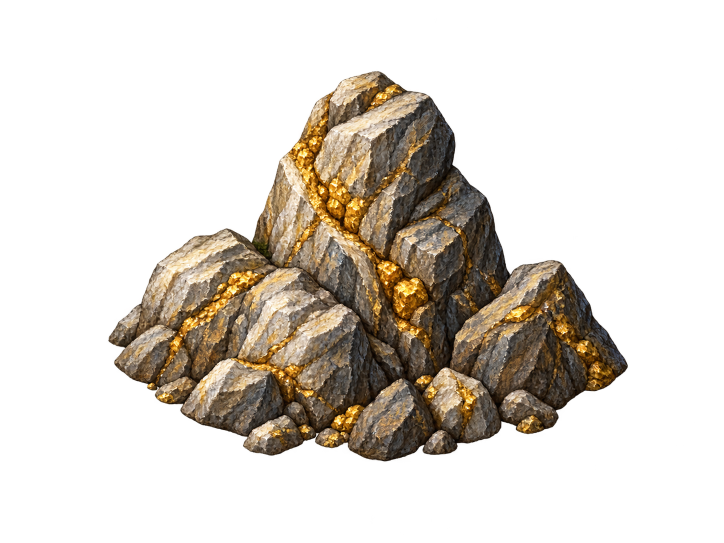
#> input picture mods/medieval/art-source/gold-deposit-isometric.png, 1448 x 1086 px (shown at 1/2 size); its folder holds 5 pictures in this run
$ python gold_deposit_art.py
#> lines starting #> are read from the running program, lines starting #| are printed output that depends on the picture
### mods/medieval/tools/wilderness_art.py
"""Small, articulated wildlife and wild undergrowth in the mod's native pixel style."""
from pathlib import Path
import math
import random
from PIL import Image, ImageDraw, PngImagePlugin

MOD = Path(__file__).resolve().parents[1]
FRAMES = 12
VEGETATION = 12

def save(name, frames):
    w,h=frames[0].size; cols=min(16,len(frames))
    sheet=Image.new('RGBA',(w*cols,h*math.ceil(len(frames)/cols)))
    for i,im in enumerate(frames): sheet.alpha_composite(im,((i%cols)*w,(i//cols)*h))
    meta=PngImagePlugin.PngInfo();meta.add_text('FrameSize',f'{w},{h}');meta.add_text('FrameAmount',str(len(frames)))
    sheet.save(MOD/'art'/f'{name}.png',pnginfo=meta)

# [124 lines left out: functions animal, vegetation, main, not called in this run]

# [1 lines that do not run on import are left out]

### mods/medieval/tools/gold_deposit_art.py
"""Pack image-generated gold outcrop masters into the existing native resource frames.

Only alpha cropping, uniform downscaling and frame registration are performed
here. Artistic changes belong in the masters, made with the image-generation tool.
"""
from PIL import Image
from wilderness_art import MOD, save


def pack(master, bounds, bottom):
#> called with master = 'gold-deposit-isometric.png', bounds = (72, 54), bottom = 70
    image = Image.open(MOD / 'art-source' / master).convert('RGBA')
#> image is the input picture: PIL image 1448x1086 RGBA; mean R, G, B, A 37.6, 30.9, 22.4, 74
    alpha = image.getchannel('A')
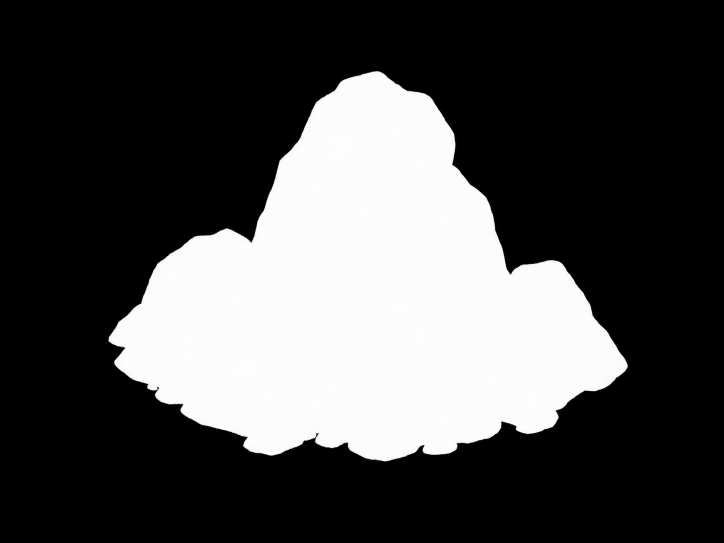
#> alpha: PIL image 1448x1086 L (shown at 1/2 size); min 0, max 255, mean 74
    if alpha.getextrema()[0] == 255:
        raise ValueError(f'{master}: a transparent master is required')
    box = alpha.point(lambda a: 255 if a > 12 else 0).getbbox()
#> box = (216, 142, 1256, 923)
    if box is None:
        raise ValueError(f'{master}: empty master')
    image = image.crop(box)
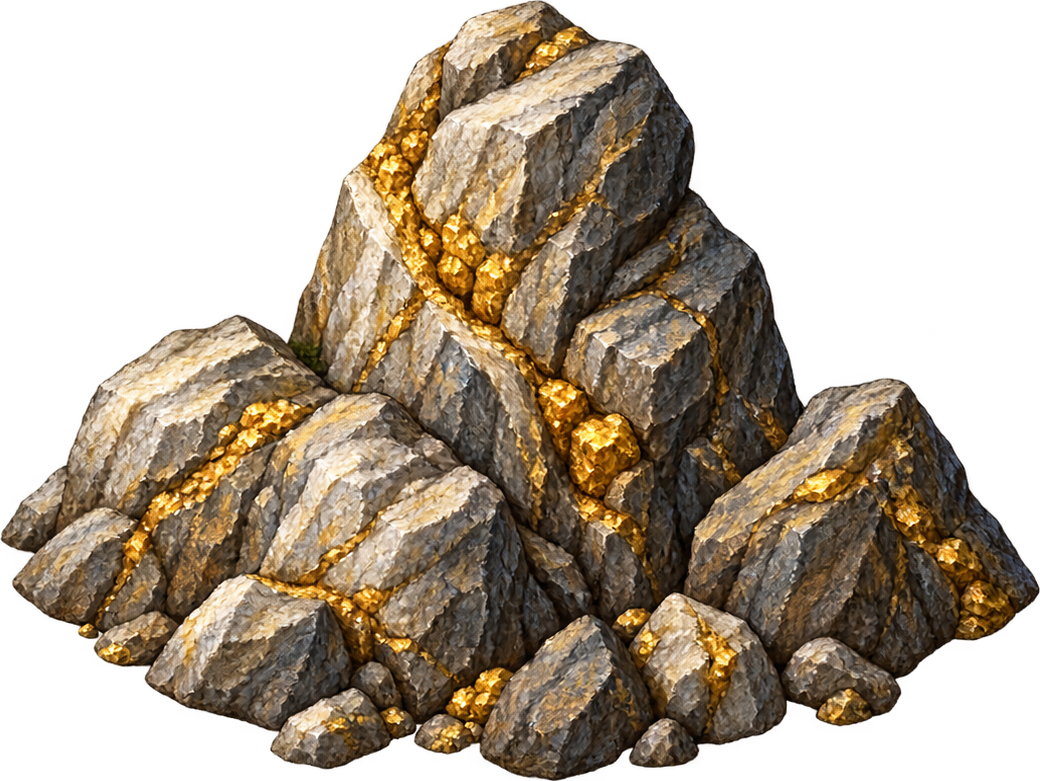
#> image: PIL image 1040x781 RGBA; mean R, G, B, A 72.7, 59.9, 43.4, 143.3; transparent parts drawn white
    image.thumbnail(bounds, Image.Resampling.LANCZOS)
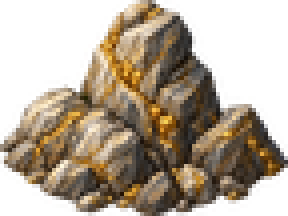
#> image: PIL image 72x54 RGBA (shown 4 times larger); mean R, G, B, A 77.7, 64, 46.7, 143.5; transparent parts drawn white
    frame = Image.new('RGBA', (96, 96))
#> frame: PIL image 96x96 RGBA; every value is 0
    frame.alpha_composite(image, ((96 - image.width) // 2, bottom - image.height))
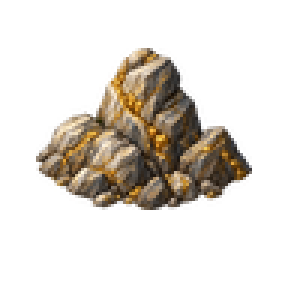
#> frame: PIL image 96x96 RGBA (shown 3 times larger); mean R, G, B, A 32.8, 27, 19.7, 60.5; transparent parts drawn white
    return frame


def main():
    # Sprite centre + sequence offset (-12) = ground origin y60. The lower
    # silhouette reaches y70, the native mining renderer's fixed y+10 anchor.
    save('gold', [pack('gold-deposit-isometric.png', (72, 54), 70)])
#> in save, `w, h = frames[0].size`: w = 96
#> in save, `cols = min(16, len(frames))`: cols = 1
#> the loop in save, `for i,im in enumerate(frames): sheet.alpha_composite(im,((i%cols)*w,(i..` made 1 pass
    save('gold-rubble', [pack('gold-deposit-exhausted.png', (62, 24), 71)])
    print('Packed gold and exhausted rubble: 96x96 RGBA, registered ground anchor.')


if __name__ == '__main__':
#> (the run stopped early here; a loop or call above may not have finished)
